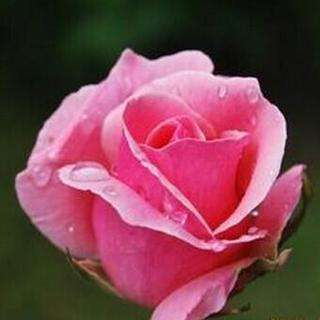
#> input picture BLUR/raw.jpg, 320 x 320 px
$ python blur.py
#> lines starting #> are read from the running program, lines starting #| are printed output that depends on the picture
#> further down, raw is the input picture: shape (320, 320, 3); mean B, G, R 79.2, 67.5, 123.9
import cv2
import numpy as np


# 高斯噪声函数
def gauss_noise(image):
    noise_sigma = 32
    temp_image = np.float64(np.copy(image))
    h = temp_image.shape[0]
#> h = 320
    w = temp_image.shape[1]
#> w = 320
    noise = np.random.randn(h, w) * noise_sigma
    noisy_image = np.zeros(temp_image.shape, np.float64)
    if len(temp_image.shape) == 2:
        noisy_image = temp_image + noise
    else:
        noisy_image[:, :, 0] = temp_image[:, :, 0] + noise
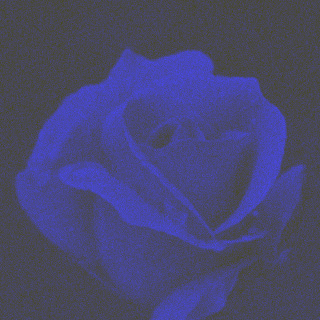
#> noisy_image: shape (320, 320, 3) float64; mean B, G, R 79.3, 0, 0; drawn with min black and max white
        noisy_image[:, :, 1] = temp_image[:, :, 1] + noise
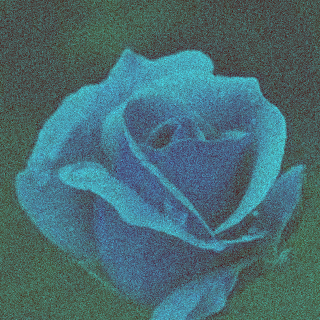
#> noisy_image: shape (320, 320, 3) float64; mean B, G, R 79.3, 67.5, 0; drawn with min black and max white
        noisy_image[:, :, 2] = temp_image[:, :, 2] + noise
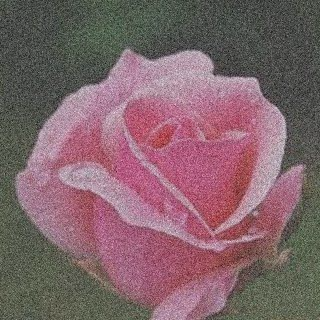
#> noisy_image: shape (320, 320, 3) float64; mean B, G, R 79.3, 67.5, 124; drawn with min black and max white
    return noisy_image


# 读原图
raw = cv2.imread("raw.jpg")
# 处理
noise = gauss_noise(raw)

cv2.imwrite("noise.jpg", noise)
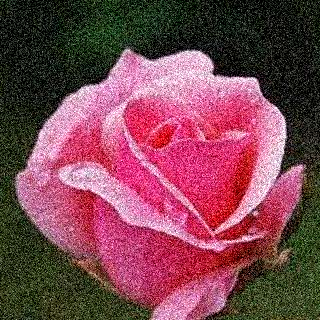
#> saved as noise.jpg: shape (320, 320, 3); mean B, G, R 81.9, 69.3, 124.4

img = noise

# 高斯滤波
img3g = cv2.GaussianBlur(img, (3, 3), 0)
cv2.imwrite("gauss3x3.jpg", img3g)
img5g = cv2.GaussianBlur(img, (5, 5), 0)
cv2.imwrite("gauss5x5.jpg", img5g)
img7g = cv2.GaussianBlur(img, (7, 7), 0)
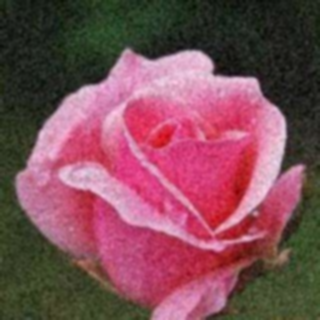
#> img7g: shape (320, 320, 3) float64; mean B, G, R 79.3, 67.5, 124; drawn with min black and max white
cv2.imwrite("gauss7x7.jpg", img7g)

# 均值滤波
img3b = cv2.blur(img, (3, 3))
cv2.imwrite("mean3x3.jpg", img3b)
img5b = cv2.blur(img, (5, 5))
cv2.imwrite("mean5x5.jpg", img5b)
img7b = cv2.blur(img, (7, 7))
cv2.imwrite("mean7x7.jpg", img7b)

# 中值滤波
# 由于3x3和5x5这两组数据无法在float64下处理，故转为float32
temp_image = np.float32(np.copy(img))
img3m = cv2.medianBlur(temp_image, 3)
cv2.imwrite("median3x3.jpg", img3m)
img5m = cv2.medianBlur(temp_image, 5)
cv2.imwrite("median5x5.jpg", img5m)

# 由于7x7这一组数据无法在float32下处理，故转为uint8
temp_image = np.uint8(np.copy(img))
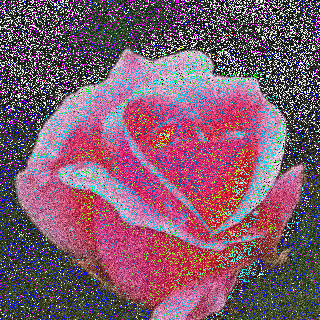
#> temp_image: shape (320, 320, 3); mean B, G, R 109.8, 90.3, 128.3
img7m = cv2.medianBlur(temp_image, 7)
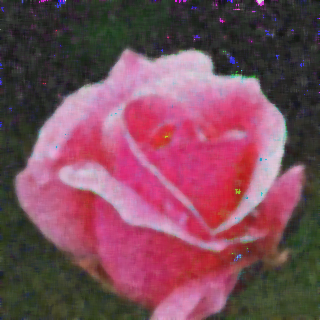
#> img7m: shape (320, 320, 3); mean B, G, R 90.7, 75.5, 124.8
cv2.imwrite("median7x7.jpg", img7m)
